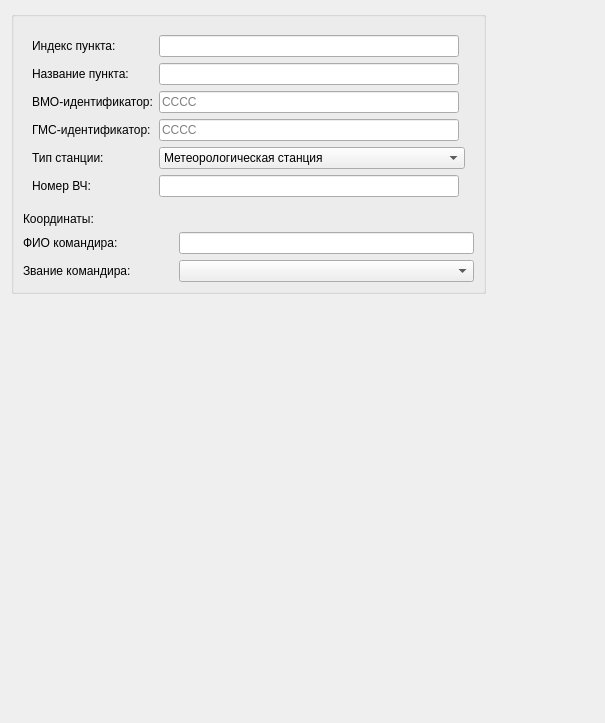
<?xml version="1.0" encoding="UTF-8"?>
<ui version="4.0">
 <class>LocSettings</class>
 <widget class="QWidget" name="LocSettings">
  <property name="geometry">
   <rect>
    <x>0</x>
    <y>0</y>
    <width>605</width>
    <height>723</height>
   </rect>
  </property>
  <property name="windowTitle">
   <string>Настройка текущего пункта</string>
  </property>
  <layout class="QGridLayout" name="gridLayout_6">
   <item row="0" column="0">
    <widget class="QGroupBox" name="groupBox_2">
     <property name="sizePolicy">
      <sizepolicy hsizetype="Fixed" vsizetype="Fixed">
       <horstretch>0</horstretch>
       <verstretch>0</verstretch>
      </sizepolicy>
     </property>
     <layout class="QGridLayout" name="gridLayout_5">
      <item row="1" column="0">
       <layout class="QGridLayout" name="gridLayout_2">
        <item row="0" column="0">
         <widget class="QLabel" name="textLabel3_2">
          <property name="sizePolicy">
           <sizepolicy hsizetype="Expanding" vsizetype="Preferred">
            <horstretch>0</horstretch>
            <verstretch>0</verstretch>
           </sizepolicy>
          </property>
          <property name="maximumSize">
           <size>
            <width>150</width>
            <height>16777215</height>
           </size>
          </property>
          <property name="text">
           <string>Координаты:</string>
          </property>
          <property name="wordWrap">
           <bool>false</bool>
          </property>
         </widget>
        </item>
        <item row="0" column="1">
         <widget class="GeoPointEditor" name="coord">
          <property name="sizePolicy">
           <sizepolicy hsizetype="Expanding" vsizetype="Maximum">
            <horstretch>0</horstretch>
            <verstretch>0</verstretch>
           </sizepolicy>
          </property>
          <property name="maximumSize">
           <size>
            <width>300</width>
            <height>16777215</height>
           </size>
          </property>
          <property name="oneLine">
           <bool>false</bool>
          </property>
          <property name="altitudeVisible">
           <bool>false</bool>
          </property>
         </widget>
        </item>
       </layout>
      </item>
      <item row="0" column="0">
       <widget class="QWidget" name="locWidget" native="true">
        <property name="sizePolicy">
         <sizepolicy hsizetype="Expanding" vsizetype="Preferred">
          <horstretch>0</horstretch>
          <verstretch>0</verstretch>
         </sizepolicy>
        </property>
        <layout class="QFormLayout" name="formLayout">
         <item row="0" column="0">
          <widget class="QLabel" name="textLabel1">
           <property name="enabled">
            <bool>true</bool>
           </property>
           <property name="sizePolicy">
            <sizepolicy hsizetype="Expanding" vsizetype="Preferred">
             <horstretch>0</horstretch>
             <verstretch>0</verstretch>
            </sizepolicy>
           </property>
           <property name="maximumSize">
            <size>
             <width>150</width>
             <height>16777215</height>
            </size>
           </property>
           <property name="text">
            <string>Индекс пункта:</string>
           </property>
           <property name="wordWrap">
            <bool>false</bool>
           </property>
          </widget>
         </item>
         <item row="0" column="1">
          <widget class="QLineEdit" name="locIndex">
           <property name="enabled">
            <bool>true</bool>
           </property>
           <property name="minimumSize">
            <size>
             <width>200</width>
             <height>0</height>
            </size>
           </property>
           <property name="maximumSize">
            <size>
             <width>300</width>
             <height>16777215</height>
            </size>
           </property>
          </widget>
         </item>
         <item row="1" column="0">
          <widget class="QLabel" name="textLabel2">
           <property name="sizePolicy">
            <sizepolicy hsizetype="Expanding" vsizetype="Preferred">
             <horstretch>0</horstretch>
             <verstretch>0</verstretch>
            </sizepolicy>
           </property>
           <property name="maximumSize">
            <size>
             <width>150</width>
             <height>16777215</height>
            </size>
           </property>
           <property name="text">
            <string>Название пункта:</string>
           </property>
           <property name="wordWrap">
            <bool>false</bool>
           </property>
          </widget>
         </item>
         <item row="1" column="1">
          <widget class="QLineEdit" name="locName">
           <property name="minimumSize">
            <size>
             <width>200</width>
             <height>0</height>
            </size>
           </property>
           <property name="maximumSize">
            <size>
             <width>300</width>
             <height>16777215</height>
            </size>
           </property>
          </widget>
         </item>
         <item row="2" column="0">
          <widget class="QLabel" name="wmoIdLabel">
           <property name="text">
            <string>ВМО-идентификатор:</string>
           </property>
          </widget>
         </item>
         <item row="2" column="1">
          <widget class="QLineEdit" name="wmoEdit">
           <property name="minimumSize">
            <size>
             <width>200</width>
             <height>0</height>
            </size>
           </property>
           <property name="maximumSize">
            <size>
             <width>300</width>
             <height>16777215</height>
            </size>
           </property>
           <property name="maxLength">
            <number>4</number>
           </property>
           <property name="placeholderText">
            <string>CCCC</string>
           </property>
          </widget>
         </item>
         <item row="3" column="0">
          <widget class="QLabel" name="gmsIdLabel">
           <property name="text">
            <string>ГМС-идентификатор:</string>
           </property>
          </widget>
         </item>
         <item row="3" column="1">
          <widget class="QLineEdit" name="hmsEdit">
           <property name="minimumSize">
            <size>
             <width>200</width>
             <height>0</height>
            </size>
           </property>
           <property name="maximumSize">
            <size>
             <width>300</width>
             <height>16777215</height>
            </size>
           </property>
           <property name="maxLength">
            <number>4</number>
           </property>
           <property name="placeholderText">
            <string>CCCC</string>
           </property>
          </widget>
         </item>
         <item row="4" column="0">
          <widget class="QLabel" name="textLabel3">
           <property name="sizePolicy">
            <sizepolicy hsizetype="Expanding" vsizetype="Preferred">
             <horstretch>0</horstretch>
             <verstretch>0</verstretch>
            </sizepolicy>
           </property>
           <property name="maximumSize">
            <size>
             <width>150</width>
             <height>16777215</height>
            </size>
           </property>
           <property name="text">
            <string>Тип станции:</string>
           </property>
           <property name="wordWrap">
            <bool>false</bool>
           </property>
          </widget>
         </item>
         <item row="4" column="1">
          <widget class="QComboBox" name="stationType">
           <property name="sizePolicy">
            <sizepolicy hsizetype="Fixed" vsizetype="Fixed">
             <horstretch>0</horstretch>
             <verstretch>0</verstretch>
            </sizepolicy>
           </property>
           <property name="maximumSize">
            <size>
             <width>347</width>
             <height>16777215</height>
            </size>
           </property>
           <property name="currentIndex">
            <number>7</number>
           </property>
           <item>
            <property name="text">
             <string>Главный гидрометеорологический центр МО РФ</string>
            </property>
           </item>
           <item>
            <property name="text">
             <string>Радиометеорологический центр</string>
            </property>
           </item>
           <item>
            <property name="text">
             <string>Гидрометеорологический центр</string>
            </property>
           </item>
           <item>
            <property name="text">
             <string>Метеорологический центр</string>
            </property>
           </item>
           <item>
            <property name="text">
             <string>Гидрометеорологическая станция, метеобюро</string>
            </property>
           </item>
           <item>
            <property name="text">
             <string>Отдельная гидрометеорологическая рота</string>
            </property>
           </item>
           <item>
            <property name="text">
             <string>Метеорологический взвод</string>
            </property>
           </item>
           <item>
            <property name="text">
             <string>Метеорологическая станция</string>
            </property>
           </item>
           <item>
            <property name="text">
             <string>Гидрометеорологическая базовая</string>
            </property>
           </item>
           <item>
            <property name="text">
             <string>Автомобильная радиотелеметрическая</string>
            </property>
           </item>
           <item>
            <property name="text">
             <string>Подвижная (маневренная)</string>
            </property>
           </item>
           <item>
            <property name="text">
             <string>Автоматическая радиометеорологическая</string>
            </property>
           </item>
           <item>
            <property name="text">
             <string>Метеорологический пост</string>
            </property>
           </item>
           <item>
            <property name="text">
             <string>Гидрологический пост</string>
            </property>
           </item>
           <item>
            <property name="text">
             <string>Программно-технический комплекс ГМО</string>
            </property>
           </item>
           <item>
            <property name="text">
             <string>АППИ</string>
            </property>
           </item>
           <item>
            <property name="text">
             <string>Метеорологический радиолокатор</string>
            </property>
           </item>
           <item>
            <property name="text">
             <string>Метеорологическая кодировочная аппаратура</string>
            </property>
           </item>
           <item>
            <property name="text">
             <string>Военно-восстановительная рота Росгидромета</string>
            </property>
           </item>
           <item>
            <property name="text">
             <string>Управления Росгидромета</string>
            </property>
           </item>
           <item>
            <property name="text">
             <string>МРЛ Росгидромета</string>
            </property>
           </item>
           <item>
            <property name="text">
             <string>Другое</string>
            </property>
           </item>
          </widget>
         </item>
         <item row="5" column="0">
          <widget class="QLabel" name="textLabel3_3">
           <property name="sizePolicy">
            <sizepolicy hsizetype="Expanding" vsizetype="Preferred">
             <horstretch>0</horstretch>
             <verstretch>0</verstretch>
            </sizepolicy>
           </property>
           <property name="maximumSize">
            <size>
             <width>150</width>
             <height>16777215</height>
            </size>
           </property>
           <property name="text">
            <string>Номер ВЧ:</string>
           </property>
           <property name="wordWrap">
            <bool>false</bool>
           </property>
          </widget>
         </item>
         <item row="5" column="1">
          <widget class="QLineEdit" name="unitNumber">
           <property name="sizePolicy">
            <sizepolicy hsizetype="Expanding" vsizetype="Fixed">
             <horstretch>0</horstretch>
             <verstretch>0</verstretch>
            </sizepolicy>
           </property>
           <property name="minimumSize">
            <size>
             <width>200</width>
             <height>0</height>
            </size>
           </property>
           <property name="maximumSize">
            <size>
             <width>300</width>
             <height>16777215</height>
            </size>
           </property>
           <property name="text">
            <string/>
           </property>
           <property name="maxLength">
            <number>5</number>
           </property>
          </widget>
         </item>
        </layout>
       </widget>
      </item>
      <item row="2" column="0">
       <layout class="QGridLayout" name="gridLayout_3">
        <item row="0" column="0">
         <widget class="QLabel" name="textLabel4Ptkpp">
          <property name="sizePolicy">
           <sizepolicy hsizetype="Expanding" vsizetype="Preferred">
            <horstretch>0</horstretch>
            <verstretch>0</verstretch>
           </sizepolicy>
          </property>
          <property name="maximumSize">
           <size>
            <width>150</width>
            <height>16777215</height>
           </size>
          </property>
          <property name="text">
           <string>ФИО командира:</string>
          </property>
          <property name="wordWrap">
           <bool>false</bool>
          </property>
         </widget>
        </item>
        <item row="0" column="1">
         <widget class="QLineEdit" name="fioCmdr">
          <property name="minimumSize">
           <size>
            <width>200</width>
            <height>0</height>
           </size>
          </property>
          <property name="maximumSize">
           <size>
            <width>300</width>
            <height>16777215</height>
           </size>
          </property>
         </widget>
        </item>
        <item row="1" column="0">
         <widget class="QLabel" name="textLabel4Ptkpp_2">
          <property name="sizePolicy">
           <sizepolicy hsizetype="Expanding" vsizetype="Preferred">
            <horstretch>0</horstretch>
            <verstretch>0</verstretch>
           </sizepolicy>
          </property>
          <property name="maximumSize">
           <size>
            <width>150</width>
            <height>16777215</height>
           </size>
          </property>
          <property name="text">
           <string>Звание командира:</string>
          </property>
          <property name="wordWrap">
           <bool>false</bool>
          </property>
         </widget>
        </item>
        <item row="1" column="1">
         <widget class="QComboBox" name="rankCmdr">
          <property name="minimumSize">
           <size>
            <width>200</width>
            <height>0</height>
           </size>
          </property>
          <property name="maximumSize">
           <size>
            <width>300</width>
            <height>16777215</height>
           </size>
          </property>
         </widget>
        </item>
       </layout>
      </item>
     </layout>
    </widget>
   </item>
   <item row="0" column="1">
    <spacer name="horizontalSpacer">
     <property name="orientation">
      <enum>Qt::Horizontal</enum>
     </property>
     <property name="sizeHint" stdset="0">
      <size>
       <width>40</width>
       <height>20</height>
      </size>
     </property>
    </spacer>
   </item>
   <item row="1" column="0">
    <spacer name="verticalSpacer">
     <property name="orientation">
      <enum>Qt::Vertical</enum>
     </property>
     <property name="sizeHint" stdset="0">
      <size>
       <width>20</width>
       <height>40</height>
      </size>
     </property>
    </spacer>
   </item>
  </layout>
 </widget>
 <customwidgets>
  <customwidget>
   <class>GeoPointEditor</class>
   <extends>QWidget</extends>
   <header location="global">meteo/commons/ui/custom/geopointeditor.h</header>
  </customwidget>
 </customwidgets>
 <resources/>
 <connections/>
</ui>
